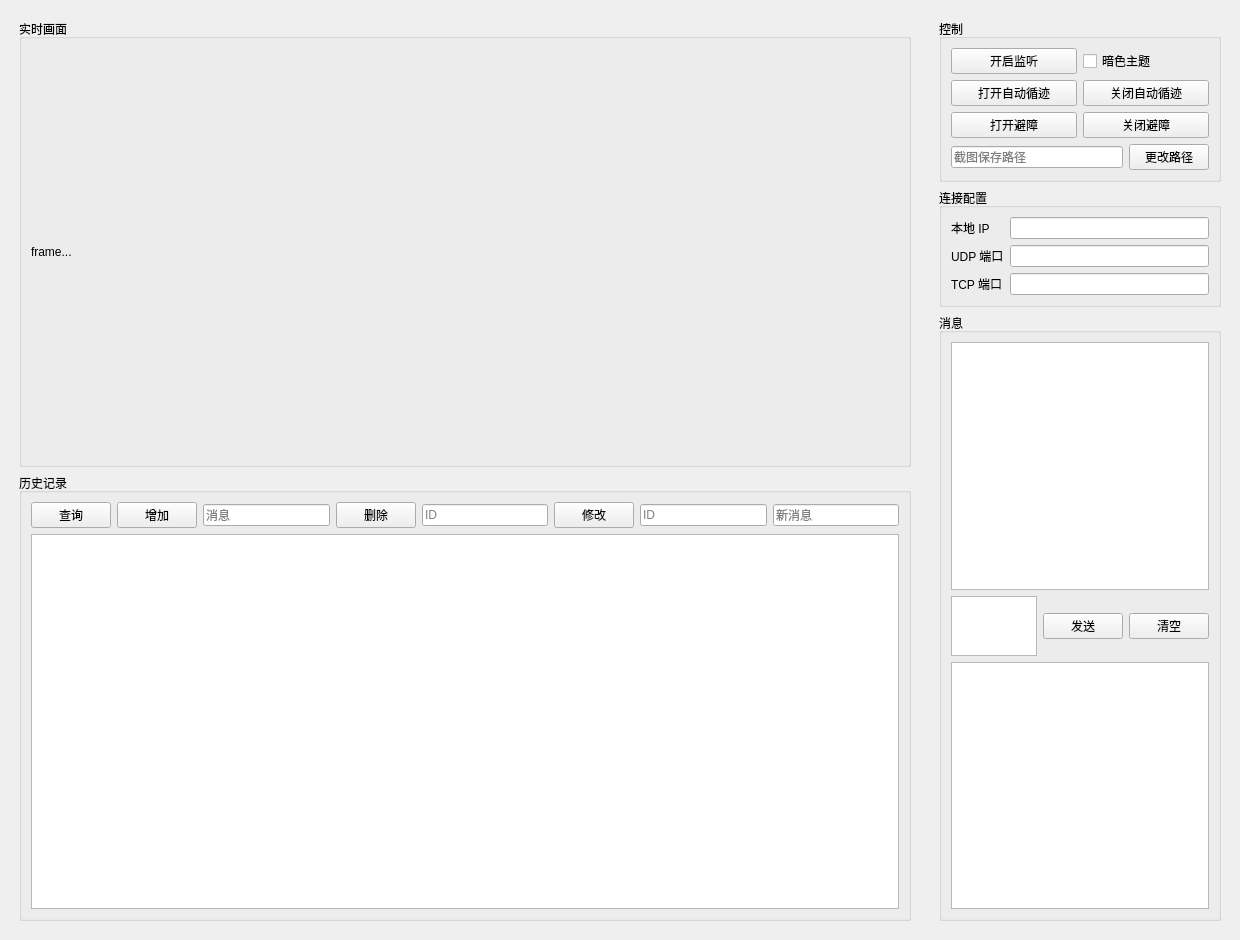
<?xml version="1.0" encoding="UTF-8"?>
<ui version="4.0">
 <class>Widget</class>
 <widget class="QWidget" name="Widget">
  <property name="geometry">
   <rect>
    <x>0</x>
    <y>0</y>
    <width>1240</width>
    <height>940</height>
   </rect>
  </property>
  <property name="minimumSize">
   <size>
    <width>980</width>
    <height>740</height>
   </size>
  </property>
  <property name="windowTitle">
   <string>上位机（服务端）</string>
  </property>
  <layout class="QHBoxLayout" name="mainLayout">
   <property name="spacing">
    <number>10</number>
   </property>
   <property name="leftMargin">
    <number>10</number>
   </property>
   <property name="topMargin">
    <number>10</number>
   </property>
   <property name="rightMargin">
    <number>10</number>
   </property>
   <property name="bottomMargin">
    <number>10</number>
   </property>
   <item>
    <widget class="QWidget" name="leftCol" native="true">
     <property name="sizePolicy">
      <sizepolicy hsizetype="Expanding" vsizetype="Expanding">
       <horstretch>1</horstretch>
       <verstretch>1</verstretch>
      </sizepolicy>
     </property>
     <layout class="QVBoxLayout" name="leftLayout">
      <item>
       <widget class="QGroupBox" name="group_video">
        <property name="sizePolicy">
         <sizepolicy hsizetype="Expanding" vsizetype="Expanding">
          <horstretch>0</horstretch>
          <verstretch>0</verstretch>
         </sizepolicy>
        </property>
        <property name="title">
         <string>实时画面</string>
        </property>
        <layout class="QVBoxLayout" name="videoLayout">
         <item>
          <widget class="QLabel" name="label_frame">
           <property name="minimumSize">
            <size>
             <width>400</width>
             <height>300</height>
            </size>
           </property>
           <property name="text">
            <string>frame...</string>
           </property>
          </widget>
         </item>
        </layout>
       </widget>
      </item>
      <item>
       <widget class="QGroupBox" name="group_hist">
        <property name="sizePolicy">
         <sizepolicy hsizetype="Expanding" vsizetype="Expanding">
          <horstretch>0</horstretch>
          <verstretch>0</verstretch>
         </sizepolicy>
        </property>
        <property name="minimumSize">
         <size>
          <width>0</width>
          <height>170</height>
         </size>
        </property>
        <property name="title">
         <string>历史记录</string>
        </property>
        <layout class="QVBoxLayout" name="histLayout">
         <item>
          <layout class="QHBoxLayout" name="histToolbar">
           <item>
            <widget class="QPushButton" name="selectBtn">
             <property name="text">
              <string>查询</string>
             </property>
            </widget>
           </item>
           <item>
            <widget class="QPushButton" name="addButton">
             <property name="text">
              <string>增加</string>
             </property>
            </widget>
           </item>
           <item>
            <widget class="QLineEdit" name="lineEdit2">
             <property name="placeholderText">
              <string>消息</string>
             </property>
            </widget>
           </item>
           <item>
            <widget class="QPushButton" name="deleteButton">
             <property name="text">
              <string>删除</string>
             </property>
            </widget>
           </item>
           <item>
            <widget class="QLineEdit" name="lineEdit1">
             <property name="placeholderText">
              <string>ID</string>
             </property>
            </widget>
           </item>
           <item>
            <widget class="QPushButton" name="changeButton">
             <property name="text">
              <string>修改</string>
             </property>
            </widget>
           </item>
           <item>
            <widget class="QLineEdit" name="lineEdit4">
             <property name="placeholderText">
              <string>ID</string>
             </property>
            </widget>
           </item>
           <item>
            <widget class="QLineEdit" name="lineEdit3">
             <property name="placeholderText">
              <string>新消息</string>
             </property>
            </widget>
           </item>
          </layout>
         </item>
         <item>
          <widget class="QTableWidget" name="tableWidget">
           <property name="sizePolicy">
            <sizepolicy hsizetype="Expanding" vsizetype="Expanding">
             <horstretch>0</horstretch>
             <verstretch>0</verstretch>
            </sizepolicy>
           </property>
          </widget>
         </item>
        </layout>
       </widget>
      </item>
     </layout>
    </widget>
   </item>
   <item>
    <widget class="QWidget" name="panel_right" native="true">
     <property name="minimumSize">
      <size>
       <width>300</width>
       <height>0</height>
      </size>
     </property>
     <property name="maximumSize">
      <size>
       <width>300</width>
       <height>16777215</height>
      </size>
     </property>
     <property name="sizePolicy">
      <sizepolicy hsizetype="Fixed" vsizetype="Preferred">
       <horstretch>0</horstretch>
       <verstretch>0</verstretch>
      </sizepolicy>
     </property>
     <layout class="QVBoxLayout" name="rightLayout">
      <item>
       <widget class="QGroupBox" name="group_ctrl">
        <property name="title">
         <string>控制</string>
        </property>
        <layout class="QGridLayout" name="ctrlGrid">
         <item row="0" column="0">
          <widget class="QPushButton" name="btn_open">
           <property name="text">
            <string>开启监听</string>
           </property>
          </widget>
         </item>
         <item row="0" column="1">
          <widget class="QCheckBox" name="theme_check">
           <property name="text">
            <string>暗色主题</string>
           </property>
          </widget>
         </item>
         <item row="1" column="0">
          <widget class="QPushButton" name="open">
           <property name="text">
            <string>打开自动循迹</string>
           </property>
          </widget>
         </item>
         <item row="1" column="1">
          <widget class="QPushButton" name="close">
           <property name="text">
            <string>关闭自动循迹</string>
           </property>
          </widget>
         </item>
         <item row="2" column="0">
          <widget class="QPushButton" name="openButton">
           <property name="text">
            <string>打开避障</string>
           </property>
          </widget>
         </item>
         <item row="2" column="1">
          <widget class="QPushButton" name="closeButton">
           <property name="text">
            <string>关闭避障</string>
           </property>
          </widget>
         </item>
         <item row="3" column="0" colspan="2">
          <layout class="QHBoxLayout" name="pathLayout">
           <item>
            <widget class="QLineEdit" name="lineEdit_path">
             <property name="placeholderText">
              <string>截图保存路径</string>
             </property>
            </widget>
           </item>
           <item>
            <widget class="QPushButton" name="btn_path_change">
             <property name="text">
              <string>更改路径</string>
             </property>
            </widget>
           </item>
          </layout>
         </item>
        </layout>
       </widget>
      </item>
      <item>
       <widget class="QGroupBox" name="group_conn">
        <property name="title">
         <string>连接配置</string>
        </property>
        <layout class="QGridLayout" name="connGrid">
         <item row="0" column="0">
          <widget class="QLabel" name="label_3">
           <property name="text">
            <string>本地 IP</string>
           </property>
          </widget>
         </item>
         <item row="0" column="1">
          <widget class="QLineEdit" name="line_ip_addr"/>
         </item>
         <item row="1" column="0">
          <widget class="QLabel" name="label_5">
           <property name="text">
            <string>UDP 端口</string>
           </property>
          </widget>
         </item>
         <item row="1" column="1">
          <widget class="QLineEdit" name="line_udp_port"/>
         </item>
         <item row="2" column="0">
          <widget class="QLabel" name="label_6">
           <property name="text">
            <string>TCP 端口</string>
           </property>
          </widget>
         </item>
         <item row="2" column="1">
          <widget class="QLineEdit" name="line_tcp_port"/>
         </item>
        </layout>
       </widget>
      </item>
      <item>
       <widget class="QGroupBox" name="group_msg">
        <property name="title">
         <string>消息</string>
        </property>
        <layout class="QVBoxLayout" name="msgLayout">
         <item>
          <widget class="QTextEdit" name="label_msg">
           <property name="minimumSize">
            <size>
             <width>0</width>
             <height>120</height>
            </size>
           </property>
          </widget>
         </item>
         <item>
          <layout class="QHBoxLayout" name="sendLayout">
           <item>
            <widget class="QTextEdit" name="textEdit_send">
             <property name="maximumSize">
              <size>
               <width>200</width>
               <height>60</height>
              </size>
             </property>
            </widget>
           </item>
           <item>
            <widget class="QPushButton" name="btn_send">
             <property name="text">
              <string>发送</string>
             </property>
            </widget>
           </item>
           <item>
            <widget class="QPushButton" name="btn_clear">
             <property name="text">
              <string>清空</string>
             </property>
            </widget>
           </item>
          </layout>
         </item>
         <item>
          <widget class="QTextEdit" name="label_msg_send">
           <property name="minimumSize">
            <size>
             <width>0</width>
             <height>120</height>
            </size>
           </property>
          </widget>
         </item>
        </layout>
       </widget>
      </item>
     </layout>
    </widget>
   </item>
  </layout>
 </widget>
 <resources/>
 <connections/>
</ui>
